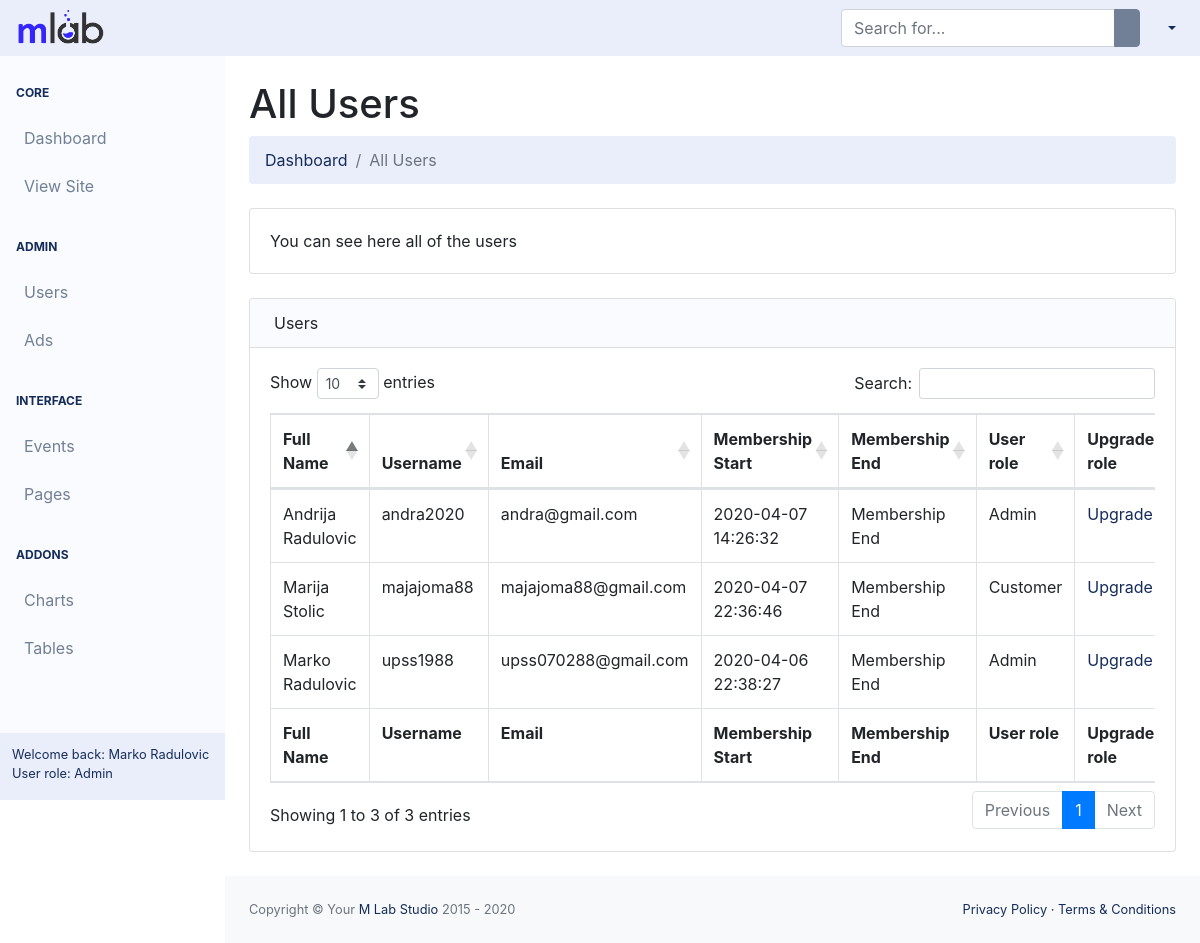
Screenshot of /backend/pages/all_users.php (signed in) with the database file from the repository.
### tables this page shows
CREATE TABLE `users` (
  `id` int(255) NOT NULL,
  `fname` varchar(20) NOT NULL,
  `lname` varchar(20) NOT NULL,
  `username` varchar(100) NOT NULL,
  `email` varchar(100) NOT NULL,
  `password` varchar(100) NOT NULL,
  `profile_image` varchar(100) NOT NULL,
  `work` varchar(50) NOT NULL,
  `education` varchar(50) NOT NULL,
  `phone_number` varchar(30) NOT NULL,
  `state` varchar(30) NOT NULL,
  `current_city` varchar(30) NOT NULL,
  `home_town` varchar(30) NOT NULL,
  `relationship_status` varchar(30) NOT NULL,
  `gender` varchar(30) NOT NULL,
  `hobbies` varchar(100) NOT NULL,
  `website` varchar(30) NOT NULL,
  `company` varchar(30) NOT NULL,
  `position` varchar(30) NOT NULL,
  `bio` varchar(250) NOT NULL,
  `date` timestamp NOT NULL DEFAULT current_timestamp(),
  `user_role` int(10) NOT NULL
);

### backend/config/Db.php (called while the page is built)
<?php
$dbhost = 'localhost';
$dbuser = 'root';
$dbpass = '';
$dbname = 'app';
$db = new Database($dbhost, $dbuser, $dbpass, $dbname);

### backend/config/Database.php (called while the page is built, shortened)
<?php
require_once 'Db.php';
class Database
{
    public $connection;
    protected $query;
    public function __construct($dbhost = 'localhost', $dbuser = 'root', $dbpass = '', $dbname = 'app', $charset = 'utf8')
    {
        $this->connection = new mysqli($dbhost, $dbuser, $dbpass, $dbname);
        $this->connection->set_charset($charset);
    }
    public function query($query)
    {
        if ($this->query = $this->connection->prepare($query)) {
            $this->query->execute();
        } else {
            $this->error('Unable to prepare MySQL statement (check your syntax) - ' . $this->connection->error);
        }
        return $this;
    }
    public function fetchAll($callback = null)
    {
        $params = array();
        $row = array();
        $meta = $this->query->result_metadata();
        while ($field = $meta->fetch_field()) {
            $params[] = &$row[$field->name];
        }
        call_user_func_array(array($this->query, 'bind_result'), $params);
        $result = array();
        while ($this->query->fetch()) {
            $r = array();
            foreach ($row as $key => $val) {
                $r[$key] = $val;
            }
            if ($callback != null && is_callable($callback)) {
                $value = call_user_func($callback, $r);
                if ($value == 'break') break;
            } else {
                $result[] = $r;
            }
        }
        return $result;
    }
}

### backend/src/templates/template-parts/admin_area/all_users/all_users.php (the view, shortened to what this page needs)
<table class="table table-bordered" id="dataTable" width="100%" cellspacing="0">
	<thead>
		<tr>
            <th>Full Name</th>
            <th>Username</th>
            <th>Email</th>
            <th>Membership Start</th>
            <th>Membership End</th>
            <th>User role</th>
            <th>Upgrade role</th>
		</tr>
	</thead>
	<tfoot>
		<tr>
            <th>Full Name</th>
            <th>Username</th>
            <th>Email</th>
            <th>Membership Start</th>
            <th>Membership End</th>
            <th>User role</th>
            <th>Upgrade role</th>
		</tr>
	</tfoot>
	<tbody>
	<?php
	$allUsers = $db->query('SELECT id, fname, lname, username, email, date, user_role FROM users ORDER BY id DESC')->fetchAll();
	foreach ($allUsers as $allUser) { ?>
		<tr>
			<td><?= $allUser['fname'] . ' ' . $allUser['lname'] ?></td>
			<td><?= $allUser['username'] ?></td>
			<td><?= $allUser['email'] ?></td>
			<td><?= $allUser['date'] ?></td>
			<td>Membership End</td>
			<td><?= ($allUser['user_role'] === 10) ? 'Admin' : 'Customer'; ?></td>
			<td>
                <a href="#" data-toggle="modal" class="upgradeBtn" data-target="#upgradeUserRole">Upgrade</a>
            </td>
		</tr>
	<?php } ?>
	</tbody>
</table>

### rows the page displays
users: fname "Marija", lname "Stolic", username "majajoma88", email "majajoma88@gmail.com", date "2020-04-07 22:36:46", user_role "Customer"
users: fname "Andrija", lname "Radulovic", username "andra2020", email "andra@gmail.com", date "2020-04-07 14:26:32", user_role "Admin"
users: fname "Marko", lname "Radulovic", username "upss1988", email "upss070288@gmail.com", date "2020-04-06 22:38:27", user_role "Admin"

### other values shown
$_SESSION['fname'] "Marko"
$_SESSION['lname'] "Radulovic"
$isAdmin = ($_SESSION['user_role'] === 10) ? 'Admin' : 'Customer' "Admin"
